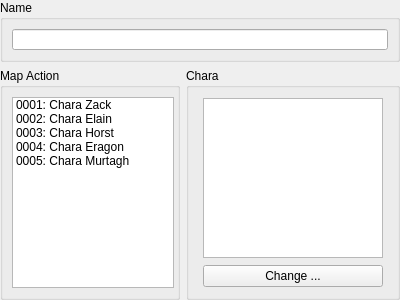
<?xml version="1.0" encoding="UTF-8"?>
<ui version="4.0">
 <class>CharaSetPropertiesDB</class>
 <widget class="QWidget" name="CharaSetPropertiesDB">
  <property name="geometry">
   <rect>
    <x>0</x>
    <y>0</y>
    <width>400</width>
    <height>300</height>
   </rect>
  </property>
  <property name="windowTitle">
   <string>Form</string>
  </property>
  <layout class="QGridLayout" name="gridLayout">
   <property name="leftMargin">
    <number>0</number>
   </property>
   <property name="topMargin">
    <number>0</number>
   </property>
   <property name="rightMargin">
    <number>0</number>
   </property>
   <property name="bottomMargin">
    <number>0</number>
   </property>
   <item row="0" column="0" colspan="2">
    <widget class="QGroupBox" name="groupCharaSetName">
     <property name="enabled">
      <bool>true</bool>
     </property>
     <property name="sizePolicy">
      <sizepolicy hsizetype="Preferred" vsizetype="Fixed">
       <horstretch>0</horstretch>
       <verstretch>0</verstretch>
      </sizepolicy>
     </property>
     <property name="minimumSize">
      <size>
       <width>0</width>
       <height>50</height>
      </size>
     </property>
     <property name="title">
      <string>Name</string>
     </property>
     <property name="alignment">
      <set>Qt::AlignLeading|Qt::AlignLeft|Qt::AlignTop</set>
     </property>
     <layout class="QGridLayout" name="gridLayout_49">
      <item row="0" column="0">
       <widget class="QLineEdit" name="lineCharaSetName">
        <property name="sizePolicy">
         <sizepolicy hsizetype="Expanding" vsizetype="Expanding">
          <horstretch>0</horstretch>
          <verstretch>0</verstretch>
         </sizepolicy>
        </property>
        <property name="minimumSize">
         <size>
          <width>0</width>
          <height>0</height>
         </size>
        </property>
       </widget>
      </item>
     </layout>
    </widget>
   </item>
   <item row="1" column="0">
    <widget class="QGroupBox" name="groupCharaSetAction">
     <property name="minimumSize">
      <size>
       <width>180</width>
       <height>0</height>
      </size>
     </property>
     <property name="maximumSize">
      <size>
       <width>180</width>
       <height>800</height>
      </size>
     </property>
     <property name="title">
      <string>Map Action</string>
     </property>
     <layout class="QGridLayout" name="gridLayout_50">
      <item row="0" column="0">
       <widget class="QListWidget" name="listCharaSetAction">
        <property name="minimumSize">
         <size>
          <width>162</width>
          <height>0</height>
         </size>
        </property>
        <property name="maximumSize">
         <size>
          <width>162</width>
          <height>16777215</height>
         </size>
        </property>
        <item>
         <property name="text">
          <string>0001: Chara Zack</string>
         </property>
        </item>
        <item>
         <property name="text">
          <string>0002: Chara Elain</string>
         </property>
        </item>
        <item>
         <property name="text">
          <string>0003: Chara Horst</string>
         </property>
        </item>
        <item>
         <property name="text">
          <string>0004: Chara Eragon</string>
         </property>
        </item>
        <item>
         <property name="text">
          <string>0005: Chara Murtagh</string>
         </property>
        </item>
       </widget>
      </item>
     </layout>
    </widget>
   </item>
   <item row="1" column="1">
    <widget class="QGroupBox" name="groupCharaSetGraphic">
     <property name="maximumSize">
      <size>
       <width>16777215</width>
       <height>800</height>
      </size>
     </property>
     <property name="title">
      <string>Chara</string>
     </property>
     <layout class="QGridLayout" name="gridLayout_52">
      <item row="0" column="1">
       <widget class="QGraphicsView" name="graphicsCharaSet">
        <property name="minimumSize">
         <size>
          <width>180</width>
          <height>160</height>
         </size>
        </property>
        <property name="maximumSize">
         <size>
          <width>180</width>
          <height>160</height>
         </size>
        </property>
       </widget>
      </item>
      <item row="1" column="1">
       <widget class="QPushButton" name="pushCharaSetChange">
        <property name="text">
         <string>Change ...</string>
        </property>
       </widget>
      </item>
     </layout>
    </widget>
   </item>
  </layout>
 </widget>
 <resources/>
 <connections/>
</ui>
